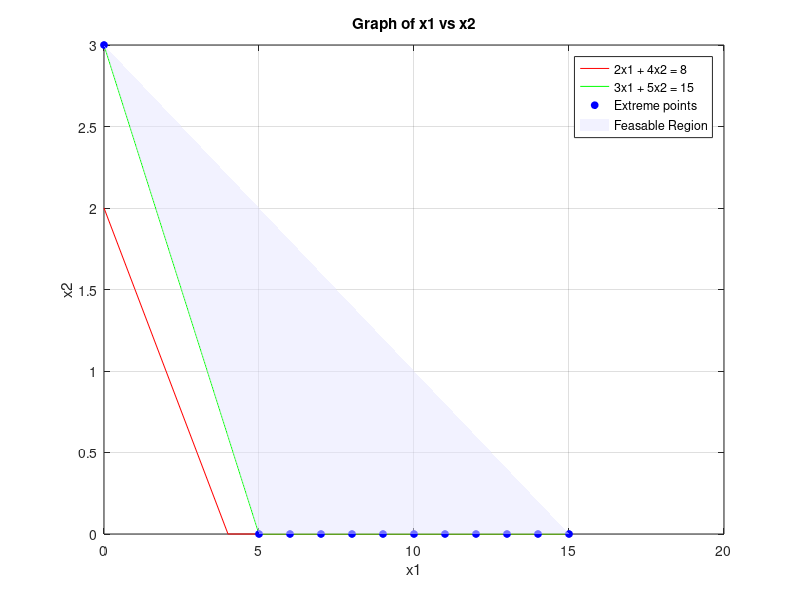

Here is the MATLAB script that generated this plot: (Note: this script raises an error after producing the figure.)
%{
    Minimize Z = 3x1 + 2x2
    Subject to  2x1 + 4x2 >= 8
                3x1 + 5x2 >= 15
                x1 >= 0 , x2 >= 0
%}

format short;
clear all;
clc;

c = [3 2];
A = [2 4; 3 5];
b = [8; 15];

x1 = 0:1:max(abs(b));
x21 = (b(1) - A(1, 1) * x1) ./ A(1, 2);
x22 = (b(2) - A(2, 1) * x1) ./ A(2, 2);
x21 = max(0, x21);
x22 = max(0, x22);

plot(x1, x21, 'r', 'DisplayName', '2x1 + 4x2 = 8')
hold on;
plot(x1, x22, 'g', 'DisplayName', '3x1 + 5x2 = 15');
xlabel('x1');
ylabel('x2');
title('Graph of x1 vs x2');
legend show;
grid on;

cx1 = find(x1==0);
cx21 = find(x21==0);
cx22 = find(x22==0);

line1 = [x1(:, [cx21 cx1]); x21(:, [cx21 cx1])]';
line2 = [x1(:, [cx22 cx1]); x22(:, [cx22 cx1])]';

corpt = unique([line1; line2], 'rows');

SA = [0; 0];
for i = 1:size(A, 1)
    s1 = A(i, :);
    b1 = b(i, :);
    for j = i+1:size(A, 1)
        s2 = A(j, :);
        b2 = b(j, :);

        A1 = [s1; s2];
        B1 = [b1; b2];
        X = A1 \ B1;
        SA = [SA X];
    end
end

ptt = SA';

points = unique([corpt; ptt], 'rows');

for i = 1: size(points, 1)
    px1 = points(i, 1);
    px2 = points(i, 2);
    cons1(i) = A(1, 1)*px1 + A(1, 2)*px2 - b(1);
    cons2(i) = A(2, 1)*px1 + A(2, 2)*px2 - b(2);
end

%%% k1 & k2 changed to keep it in canonical form!
k1 = find(cons1 < 0);
k2 = find(cons2 < 0);
k3 = find(points(:, 1) < 0);
k4 = find(points(:, 2) < 0);
k = unique([k1 k2 k3 k4]);

points(k, :) = [];

if isempty(points)
    fprintf('There exists no feasable solution.\n');
else
    plot(points(:, 1), points(:, 2), 'bo', 'MarkerSize', 5, 'MarkerFaceColor', 'b', 'DisplayName', 'Extreme points');
    if size(points, 1) >= 3
        K = convhull(points(:, 1), points(:, 2));
        patch(points(K, 1), points(K, 2),[0.9 0.9 1], 'FaceAlpha', 0.5, 'EdgeColor', 'none', 'DisplayName', 'Feasable Region');
    end

    val = points * c';
    resultTable = [points val];

    [opval, opidx] = min(val);
    optab = resultTable(opidx, :);
    opx1 = points(opidx, 1);
    opx2 = points(opidx, 2);
    
    fprintf('Optimal Values are:-\n');
    OPTIMAL_GRAPH = array2table(optab, 'VariableNames', {'x1', 'x2', 'Z'});
    disp(OPTIMAL_GRAPH);
    
    plot(opx1, opx2, 'kp', 'MarkerSize', 12, 'MarkerFaceColor', 'y', 'DisplayName', 'Optimal Value');
    text(opx1, opx2, sprintf('    (%.2f, %.2f)', opx1, opx2));
end
